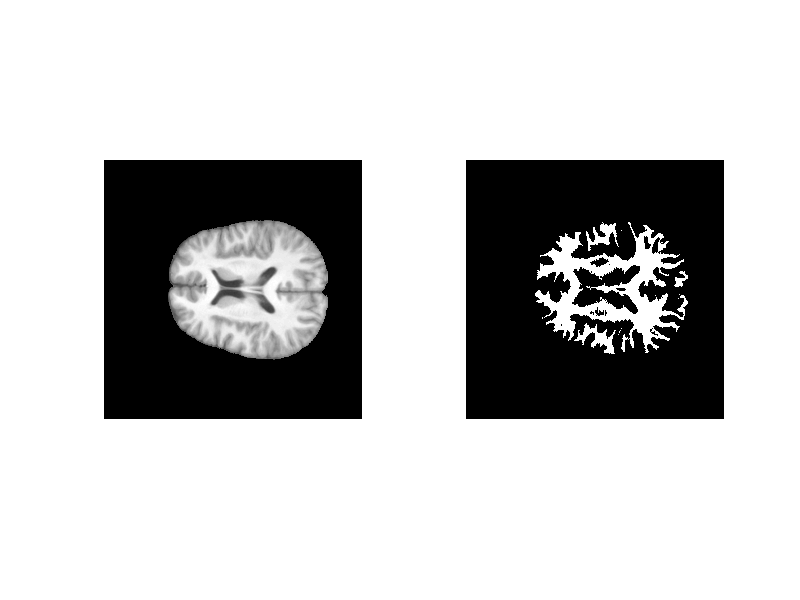

MATLAB code for this plot: (Note: this script raises an error after producing the figure.)
close all;
clear all;
%% Question1
load('TP3_donnees.mat');
k = 1;
seg = Segm_binaire(:,:,k);

figure()
subplot(1,2,1);
imshow(IRM_T1,[]);
subplot(1,2,2);
imshow(seg,[]);

displaySegOnMri(seg,IRM_T1);

%%Question2
%Intersection des segmentations 
%Union des segmentations 
Inter =  Segm_binaire(:,:,1);
Union =  Segm_binaire(:,:,1);
for i = 2:15
    Inter(Segm_binaire(:,:,i) == 0) = 0;
    Union(Segm_binaire(:,:,i) == 1) = 1;
end

figure()
subplot(1,2,1);
imshow(Inter,[]);
subplot(1,2,2);
imshow(Union,[]);

%%Question3
